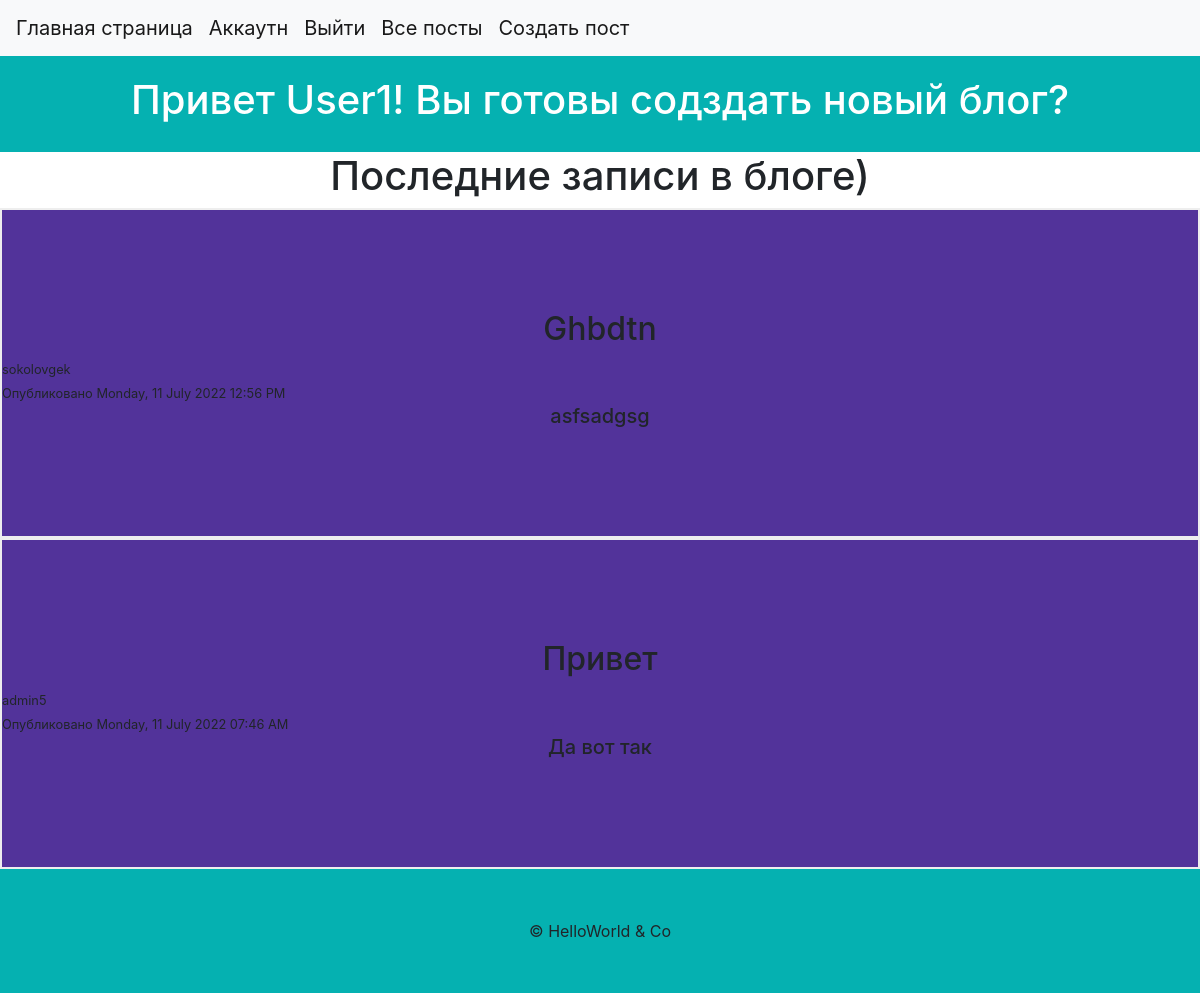
Screenshot of /home (signed in) with the database file from the repository.
### flask_blog/models.py (models this page shows, shortened)
class User(db.Model, UserMixin):
    id = db.Column(db.Integer, primary_key=True)
    username = db.Column(db.String(20), unique=True, nullable=False)
    email = db.Column(db.String(120), unique=True, nullable=False)
    image_file = db.Column(db.String(20), nullable=False, default='default.png')
    password = db.Column(db.String(60), nullable=False)
    posts = db.relationship('Post', backref='author', lazy=True)

class Post(db.Model, UserMixin):
    id = db.Column(db.Integer, primary_key=True)
    title = db.Column(db.String(100), nullable=False)
    date_posted = db.Column(db.DateTime, nullable=False, default=datetime.datetime.utcnow())
    content = db.Column(db.Text, nullable=False)
    user_id = db.Column(db.Integer, db.ForeignKey('user.id'), nullable=True)
    def __repr__(self):
        return f"Запись ('{self.title}', '{self.date_posted}')"

### flask_blog/main/routes.py (the view)
@main.route('/')
@main.route('/home')
def home():
    posts = Post.query.order_by(Post.date_posted.desc()).all()[:2]
    print(posts)
    return render_template('index.html', posts=posts)

### flask_blog/models.py (called while the page is built)
@login_manager.user_loader
def load_user(user_id):
    return User.query.get(int(user_id))

### flask_blog/templates/index.html (shortened to what this page needs)
{% extends 'base.html' %}
{% block content %}
    <header>
        <div class="container">
            <div class="row">
                <div class="col-12">
                    <h1 class="text-center text-white">
                        {% if current_user.is_authenticated %}
                            Привет {{ current_user.username }}! Вы готовы содздать новый блог?
                        {% else %}
                            Welcome to SokolovBlog!
                        {% endif %}
                    </h1>
                </div>
            </div>
        </div>
    </header>
        <div class="container">
            <div class="row">
                <div class="col-12">
                    <h1 class="text-center">
                        Последние записи в блоге)
                    </h1>
                </div>
            </div>
        </div>
{% for post in posts %}
    <section class="post">
        <h2 class="text-center">{{ post.title }}</h2>
        <small>{{ post.author.username }}</small>
        <br>
         <small>Опубликовано {{ post.date_posted.strftime('%A, %d %B %Y %I:%M %p') }}</small>
        <h5 class="text-center">{{ post.content }}</h5>
    </section>
{% endfor %}
{% endblock %}

### flask_blog/static/css/style.css (style rules this page uses)
:root { --color:#05b1b1; --color2:#52339a; }
section { padding: 100px 0; }
header { padding: 20px 0; }
header, footer { background: var(--color); }
section { background: var(--color2); }
.post { border: 2px #eee solid; }

### rows the page displays
User: username "User1"
Post: title "Ghbdtn", author.username "sokolovgek", date_posted "Monday, 11 July 2022 12:56 PM", content "asfsadgsg"
Post: title "Привет", author.username "admin5", date_posted "Monday, 11 July 2022 07:46 AM", content "Да вот так"
